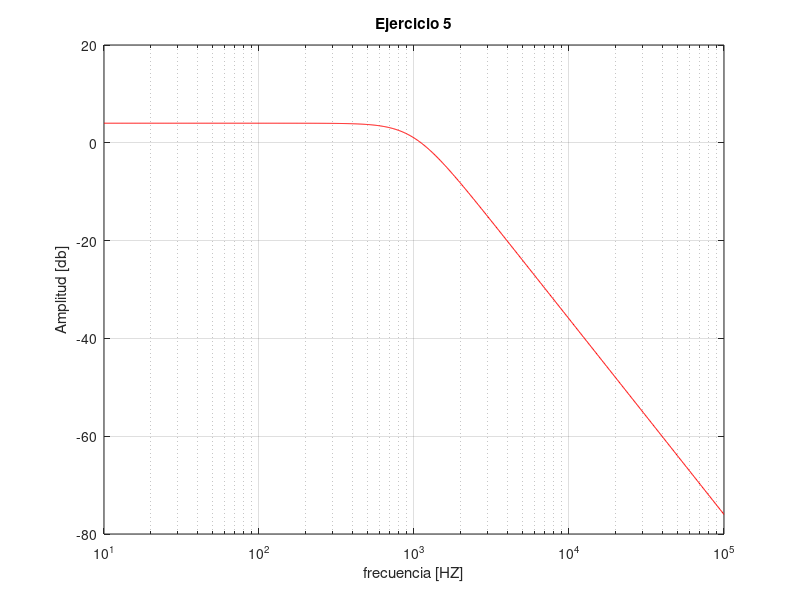

MATLAB code for this plot:
clc;
clear;

vf = logspace(1, 5, 1000); %vector de frecuencias
W = 2 * pi * vf; %frecuencia angular
s = 1j * W;


k1 = 0.1592; %cambian los coeficientes
k2 = 0.586;
C = 10e-9;
R1 = 1000;

R = k1/(C*1000);
Rf = R1*k2;
K = 1 + Rf/R1;
Wn = 1/(R*C);
Q = 1/(3-K);

%funcion de transferencia
H = (K*(Wn.^2))./((s.^2)+(s*(Wn/Q))+(Wn.^2));
Hdb = 20*log10(abs(H));

%plot log

semilogx(vf,Hdb,"r");
grid on;
xlabel("frecuencia [HZ]");
ylabel("Amplitud [db]");
title("Ejercicio 5");
